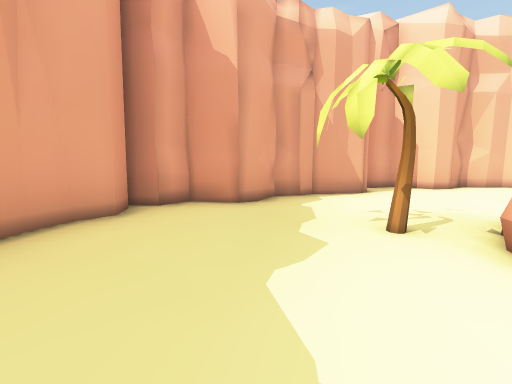
View 1 (above)

20 first-person views from a walk through a scene from a Unity 3-D project. The camera is 1.4 m above the floor, tilts 6° down and sees 90° across. The floor is counted in squares, 2 m on a side. Each view is taken from the middle of a square. On the plan, view 1 faces up. The plan holds only what a view shows up to about 9 squares ahead; the rest is blank. The player is left out.

View 2
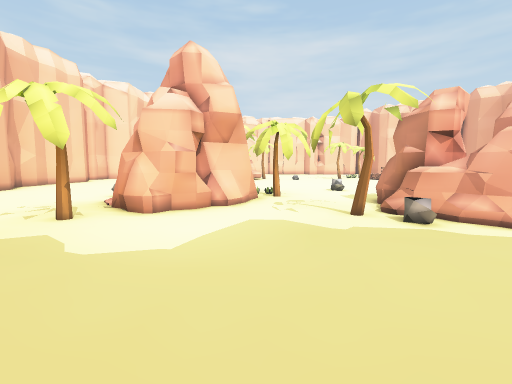

View 3
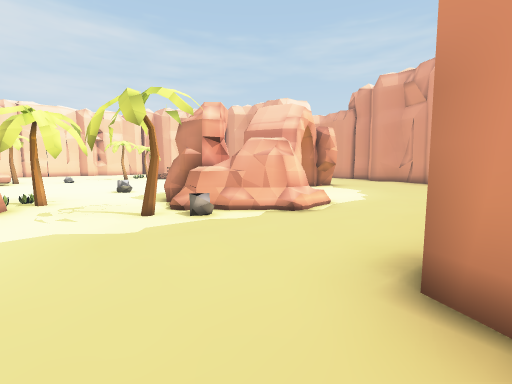

View 4
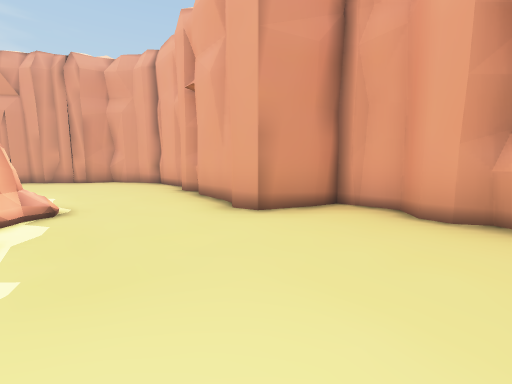

View 5
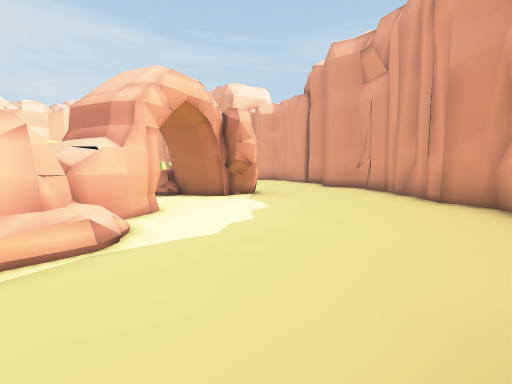

View 6
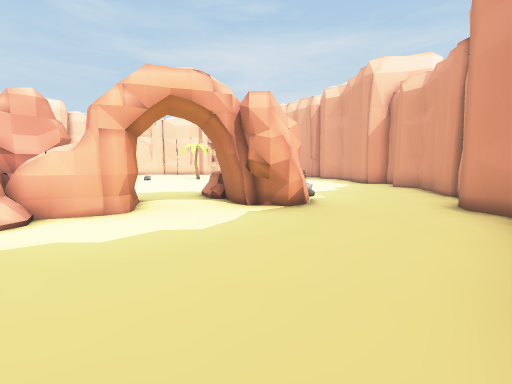

View 7
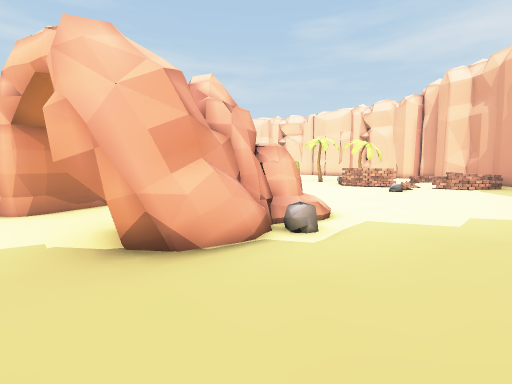

View 8
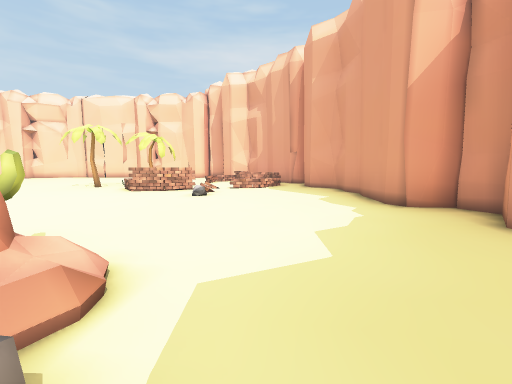

View 9
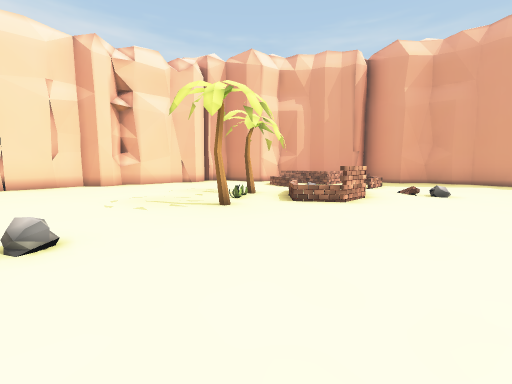

View 10
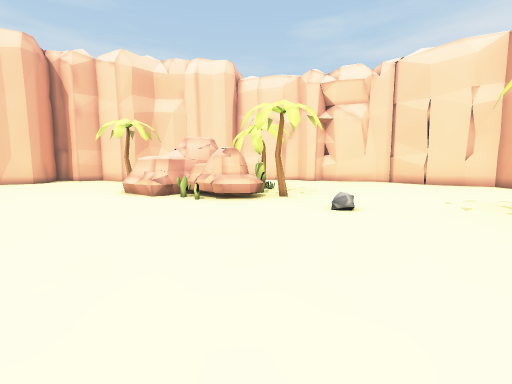

View 11
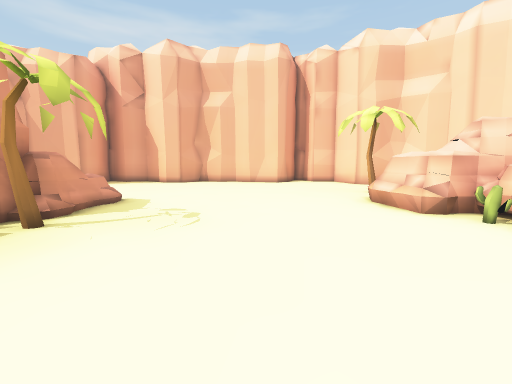

View 12
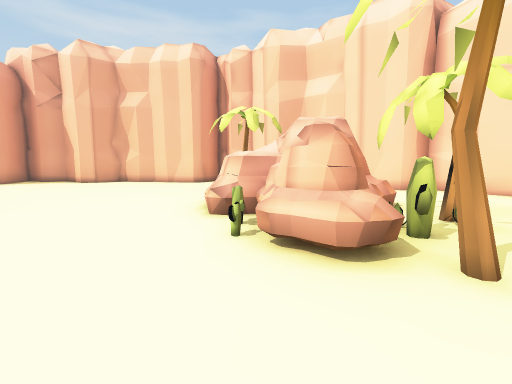

View 13
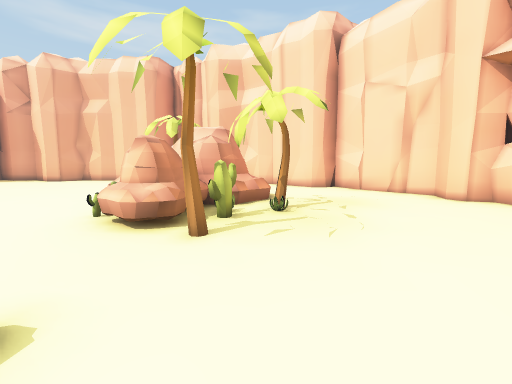

View 14
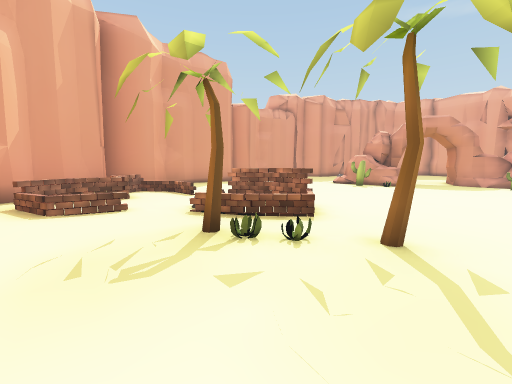

View 15
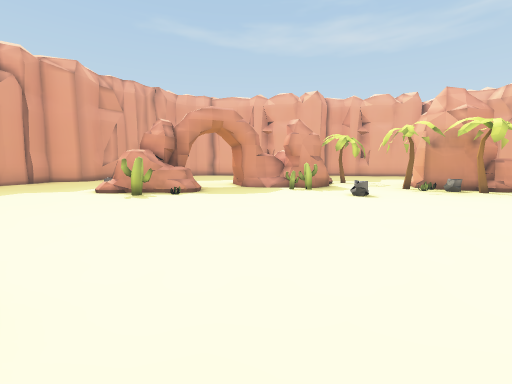

View 16
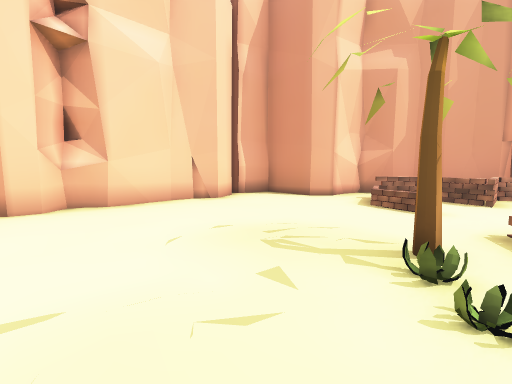

View 17
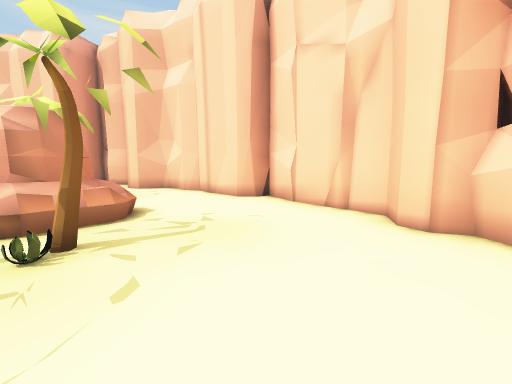

View 18
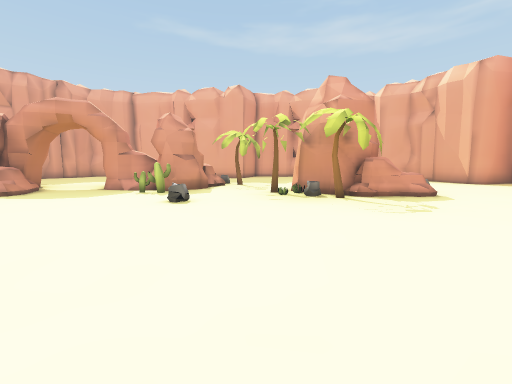

View 19
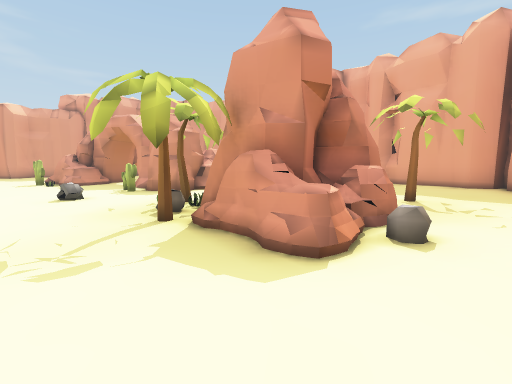

View 20
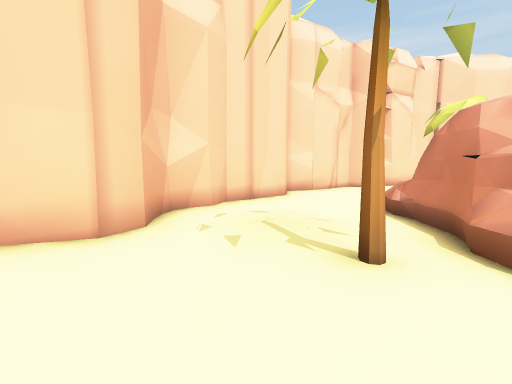

### Floor plan
Key: @ floor where view 1 was taken; # wall or solid block; . main floor; : floor 0.25 m higher than the main floor; / step, stairs or slope; = window, fence, low wall or low ledge; ^ raised ledge; T thing the floor can be seen under or through.
Columns run from 3 left of view 1 to 18 right of it. Each row starts with its distance up from view 1.
  8      ##########
  7      #..#.....###
  6    ###..........##
  5  ###.............###
  4  #:................#
  3 ##..##.#=.....##/..##
  2 #... ####.....###...#
  1 #.....####....###...##
  0 #..@...##.....##.....#
 -1 #....  #.............#
 -2 ##...T ..............#
 -3 ##..#TTT.=...........#
 -4 #...####.............#
 -5 #....##..............#
 -6 #..............=#....#
 -7 #......#^#....==##..##
 -8 #:....####....##.=..#
 -9 ##:...###.........###
-10  ##............===##
-11   ##:............##
-12    ###.........###
-13      ###########

Where each view was taken, in squares from view 1:
view 1: 0 up, 0 right, facing up
view 2: 0 up, 2 left, facing right
view 3: 0 up, 2 left, facing down-right
view 4: 1 up, 1 right, facing down-left
view 5: 4 down, 2 left, facing down-right
view 6: 8 down, 2 left, facing right
view 7: 11 down, 2 right, facing up-right
view 8: 10 down, 4 right, facing right
view 9: 2 down, 9 right, facing down-right
view 10: 4 down, 8 right, facing up-right
view 11: 2 down, 8 right, facing up
view 12: 2 down, 11 right, facing up
view 13: 3 down, 13 right, facing up
view 14: 4 down, 15 right, facing down-left
view 15: 5 down, 12 right, facing left
view 16: 4 down, 13 right, facing down-right
view 17: 1 down, 15 right, facing up
view 18: 1 down, 11 right, facing left
view 19: 4 up, 7 right, facing down-left
view 20: 5 up, 9 right, facing right
